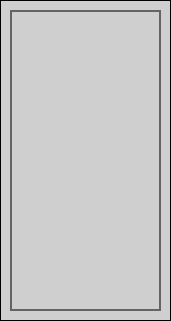
   <widget class="QFrame" name="frame_2">
    <property name="geometry">
     <rect>
      <x>670</x>
      <y>130</y>
      <width>171</width>
      <height>321</height>
     </rect>
    </property>
    <property name="styleSheet">
     <string notr="true">background-color: rgb(207, 207, 207);
border: 1px solid  black;</string>
    </property>
    <property name="frameShape">
     <enum>QFrame::StyledPanel</enum>
    </property>
    <property name="frameShadow">
     <enum>QFrame::Raised</enum>
    </property>
    <widget class="QFrame" name="frame_39">
     <property name="geometry">
      <rect>
       <x>120</x>
       <y>130</y>
       <width>31</width>
       <height>21</height>
      </rect>
     </property>
     <property name="styleSheet">
      <string notr="true">image: url(../imgs/circle.png);
border: none</string>
     </property>
     <property name="frameShape">
      <enum>QFrame::StyledPanel</enum>
     </property>
     <property name="frameShadow">
      <enum>QFrame::Raised</enum>
     </property>
     <widget class="QFrame" name="frame_40">
      <property name="geometry">
       <rect>
        <x>30</x>
        <y>10</y>
        <width>31</width>
        <height>21</height>
       </rect>
      </property>
      <property name="styleSheet">
       <string notr="true">image: url(../imgs/circle.png);
border: none</string>
      </property>
      <property name="frameShape">
       <enum>QFrame::StyledPanel</enum>
      </property>
      <property name="frameShadow">
       <enum>QFrame::Raised</enum>
      </property>
     </widget>
    </widget>
    <widget class="QFrame" name="frame_41">
     <property name="geometry">
      <rect>
       <x>70</x>
       <y>130</y>
       <width>31</width>
       <height>21</height>
      </rect>
     </property>
     <property name="styleSheet">
      <string notr="true">image: url(../imgs/circle.png);
border: none</string>
     </property>
     <property name="frameShape">
      <enum>QFrame::StyledPanel</enum>
     </property>
     <property name="frameShadow">
      <enum>QFrame::Raised</enum>
     </property>
     <widget class="QFrame" name="frame_42">
      <property name="geometry">
       <rect>
        <x>30</x>
        <y>10</y>
        <width>31</width>
        <height>21</height>
       </rect>
      </property>
      <property name="styleSheet">
       <string notr="true">image: url(../imgs/circle.png);
border: none</string>
      </property>
      <property name="frameShape">
       <enum>QFrame::StyledPanel</enum>
      </property>
      <property name="frameShadow">
       <enum>QFrame::Raised</enum>
      </property>
     </widget>
     <widget class="QFrame" name="frame_43">
      <property name="geometry">
       <rect>
        <x>0</x>
        <y>-40</y>
        <width>31</width>
        <height>21</height>
       </rect>
      </property>
      <property name="styleSheet">
       <string notr="true">image: url(../imgs/circle.png);
border: none</string>
      </property>
      <property name="frameShape">
       <enum>QFrame::StyledPanel</enum>
      </property>
      <property name="frameShadow">
       <enum>QFrame::Raised</enum>
      </property>
      <widget class="QFrame" name="frame_44">
       <property name="geometry">
        <rect>
         <x>30</x>
         <y>10</y>
         <width>31</width>
         <height>21</height>
        </rect>
       </property>
       <property name="styleSheet">
        <string notr="true">image: url(../imgs/circle.png);
border: none</string>
       </property>
       <property name="frameShape">
        <enum>QFrame::StyledPanel</enum>
       </property>
       <property name="frameShadow">
        <enum>QFrame::Raised</enum>
       </property>
      </widget>
     </widget>
     <widget class="QFrame" name="frame_45">
      <property name="geometry">
       <rect>
        <x>60</x>
        <y>-40</y>
        <width>31</width>
        <height>21</height>
       </rect>
      </property>
      <property name="styleSheet">
       <string notr="true">image: url(../imgs/circle.png);
border: none</string>
      </property>
      <property name="frameShape">
       <enum>QFrame::StyledPanel</enum>
      </property>
      <property name="frameShadow">
       <enum>QFrame::Raised</enum>
      </property>
      <widget class="QFrame" name="frame_46">
       <property name="geometry">
        <rect>
         <x>30</x>
         <y>10</y>
         <width>31</width>
         <height>21</height>
        </rect>
       </property>
       <property name="styleSheet">
        <string notr="true">image: url(../imgs/circle.png);
border: none</string>
       </property>
       <property name="frameShape">
        <enum>QFrame::StyledPanel</enum>
       </property>
       <property name="frameShadow">
        <enum>QFrame::Raised</enum>
       </property>
      </widget>
     </widget>
     <widget class="QFrame" name="frame_47">
      <property name="geometry">
       <rect>
        <x>-60</x>
        <y>-40</y>
        <width>31</width>
        <height>21</height>
       </rect>
      </property>
      <property name="styleSheet">
       <string notr="true">image: url(../imgs/circle.png);
border: none</string>
      </property>
      <property name="frameShape">
       <enum>QFrame::StyledPanel</enum>
      </property>
      <property name="frameShadow">
       <enum>QFrame::Raised</enum>
      </property>
      <widget class="QFrame" name="frame_48">
       <property name="geometry">
        <rect>
         <x>30</x>
         <y>10</y>
         <width>31</width>
         <height>21</height>
        </rect>
       </property>
       <property name="styleSheet">
        <string notr="true">image: url(../imgs/circle.png);
border: none</string>
       </property>
       <property name="frameShape">
        <enum>QFrame::StyledPanel</enum>
       </property>
       <property name="frameShadow">
        <enum>QFrame::Raised</enum>
       </property>
      </widget>
     </widget>
    </widget>
    <widget class="QFrame" name="frame_49">
     <property name="geometry">
      <rect>
       <x>20</x>
       <y>130</y>
       <width>31</width>
       <height>21</height>
      </rect>
     </property>
     <property name="styleSheet">
      <string notr="true">image: url(../imgs/circle.png);
border: none</string>
     </property>
     <property name="frameShape">
      <enum>QFrame::StyledPanel</enum>
     </property>
     <property name="frameShadow">
      <enum>QFrame::Raised</enum>
     </property>
     <widget class="QFrame" name="frame_50">
      <property name="geometry">
       <rect>
        <x>30</x>
        <y>10</y>
        <width>31</width>
        <height>21</height>
       </rect>
      </property>
      <property name="styleSheet">
       <string notr="true">image: url(../imgs/circle.png);
border: none</string>
      </property>
      <property name="frameShape">
       <enum>QFrame::StyledPanel</enum>
      </property>
      <property name="frameShadow">
       <enum>QFrame::Raised</enum>
      </property>
     </widget>
    </widget>
    <widget class="QFrame" name="frame_51">
     <property name="geometry">
      <rect>
       <x>70</x>
       <y>70</y>
       <width>31</width>
       <height>21</height>
      </rect>
     </property>
     <property name="styleSheet">
      <string notr="true">image: url(../imgs/circle.png);
border: none</string>
     </property>
     <property name="frameShape">
      <enum>QFrame::StyledPanel</enum>
     </property>
     <property name="frameShadow">
      <enum>QFrame::Raised</enum>
     </property>
     <widget class="QFrame" name="frame_52">
      <property name="geometry">
       <rect>
        <x>30</x>
        <y>10</y>
        <width>31</width>
        <height>21</height>
       </rect>
      </property>
      <property name="styleSheet">
       <string notr="true">image: url(../imgs/circle.png);
border: none</string>
      </property>
      <property name="frameShape">
       <enum>QFrame::StyledPanel</enum>
      </property>
      <property name="frameShadow">
       <enum>QFrame::Raised</enum>
      </property>
     </widget>
     <widget class="QFrame" name="frame_53">
      <property name="geometry">
       <rect>
        <x>0</x>
        <y>-40</y>
        <width>31</width>
        <height>21</height>
       </rect>
      </property>
      <property name="styleSheet">
       <string notr="true">image: url(../imgs/circle.png);
border: none</string>
      </property>
      <property name="frameShape">
       <enum>QFrame::StyledPanel</enum>
      </property>
      <property name="frameShadow">
       <enum>QFrame::Raised</enum>
      </property>
      <widget class="QFrame" name="frame_54">
       <property name="geometry">
        <rect>
         <x>30</x>
         <y>10</y>
         <width>31</width>
         <height>21</height>
        </rect>
       </property>
       <property name="styleSheet">
        <string notr="true">image: url(../imgs/circle.png);
border: none</string>
       </property>
       <property name="frameShape">
        <enum>QFrame::StyledPanel</enum>
       </property>
       <property name="frameShadow">
        <enum>QFrame::Raised</enum>
       </property>
      </widget>
     </widget>
     <widget class="QFrame" name="frame_55">
      <property name="geometry">
       <rect>
        <x>60</x>
        <y>-40</y>
        <width>31</width>
        <height>21</height>
       </rect>
      </property>
      <property name="styleSheet">
       <string notr="true">image: url(../imgs/circle.png);
border: none</string>
      </property>
      <property name="frameShape">
       <enum>QFrame::StyledPanel</enum>
      </property>
      <property name="frameShadow">
       <enum>QFrame::Raised</enum>
      </property>
      <widget class="QFrame" name="frame_56">
       <property name="geometry">
        <rect>
         <x>30</x>
         <y>10</y>
         <width>31</width>
         <height>21</height>
        </rect>
       </property>
       <property name="styleSheet">
        <string notr="true">image: url(../imgs/circle.png);
border: none</string>
       </property>
       <property name="frameShape">
        <enum>QFrame::StyledPanel</enum>
       </property>
       <property name="frameShadow">
        <enum>QFrame::Raised</enum>
       </property>
      </widget>
     </widget>
     <widget class="QFrame" name="frame_57">
      <property name="geometry">
       <rect>
        <x>-60</x>
        <y>-40</y>
        <width>31</width>
        <height>21</height>
       </rect>
      </property>
      <property name="styleSheet">
       <string notr="true">image: url(../imgs/circle.png);
border: none</string>
      </property>
      <property name="frameShape">
       <enum>QFrame::StyledPanel</enum>
      </property>
      <property name="frameShadow">
       <enum>QFrame::Raised</enum>
      </property>
      <widget class="QFrame" name="frame_58">
       <property name="geometry">
        <rect>
         <x>30</x>
         <y>10</y>
         <width>31</width>
         <height>21</height>
        </rect>
       </property>
       <property name="styleSheet">
        <string notr="true">image: url(../imgs/circle.png);
border: none</string>
       </property>
       <property name="frameShape">
        <enum>QFrame::StyledPanel</enum>
       </property>
       <property name="frameShadow">
        <enum>QFrame::Raised</enum>
       </property>
      </widget>
     </widget>
    </widget>
    <widget class="QFrame" name="frame_59">
     <property name="geometry">
      <rect>
       <x>120</x>
       <y>70</y>
       <width>31</width>
       <height>21</height>
      </rect>
     </property>
     <property name="styleSheet">
      <string notr="true">image: url(../imgs/circle.png);
border: none</string>
     </property>
     <property name="frameShape">
      <enum>QFrame::StyledPanel</enum>
     </property>
     <property name="frameShadow">
      <enum>QFrame::Raised</enum>
     </property>
     <widget class="QFrame" name="frame_60">
      <property name="geometry">
       <rect>
        <x>30</x>
        <y>10</y>
        <width>31</width>
        <height>21</height>
       </rect>
      </property>
      <property name="styleSheet">
       <string notr="true">image: url(../imgs/circle.png);
border: none</string>
      </property>
      <property name="frameShape">
       <enum>QFrame::StyledPanel</enum>
      </property>
      <property name="frameShadow">
       <enum>QFrame::Raised</enum>
      </property>
     </widget>
    </widget>
    <widget class="QFrame" name="frame_61">
     <property name="geometry">
      <rect>
       <x>20</x>
       <y>70</y>
       <width>31</width>
       <height>21</height>
      </rect>
     </property>
     <property name="styleSheet">
      <string notr="true">image: url(../imgs/circle.png);
border: none</string>
     </property>
     <property name="frameShape">
      <enum>QFrame::StyledPanel</enum>
     </property>
     <property name="frameShadow">
      <enum>QFrame::Raised</enum>
     </property>
     <widget class="QFrame" name="frame_62">
      <property name="geometry">
       <rect>
        <x>30</x>
        <y>10</y>
        <width>31</width>
        <height>21</height>
       </rect>
      </property>
      <property name="styleSheet">
       <string notr="true">image: url(../imgs/circle.png);
border: none</string>
      </property>
      <property name="frameShape">
       <enum>QFrame::StyledPanel</enum>
      </property>
      <property name="frameShadow">
       <enum>QFrame::Raised</enum>
      </property>
     </widget>
    </widget>
    <widget class="QFrame" name="frame_63">
     <property name="geometry">
      <rect>
       <x>120</x>
       <y>20</y>
       <width>31</width>
       <height>21</height>
      </rect>
     </property>
     <property name="styleSheet">
      <string notr="true">image: url(../imgs/circle.png);
border: none</string>
     </property>
     <property name="frameShape">
      <enum>QFrame::StyledPanel</enum>
     </property>
     <property name="frameShadow">
      <enum>QFrame::Raised</enum>
     </property>
     <widget class="QFrame" name="frame_64">
      <property name="geometry">
       <rect>
        <x>30</x>
        <y>10</y>
        <width>31</width>
        <height>21</height>
       </rect>
      </property>
      <property name="styleSheet">
       <string notr="true">image: url(../imgs/circle.png);
border: none</string>
      </property>
      <property name="frameShape">
       <enum>QFrame::StyledPanel</enum>
      </property>
      <property name="frameShadow">
       <enum>QFrame::Raised</enum>
      </property>
     </widget>
    </widget>
    <widget class="QFrame" name="frame_65">
     <property name="geometry">
      <rect>
       <x>70</x>
       <y>20</y>
       <width>31</width>
       <height>21</height>
      </rect>
     </property>
     <property name="styleSheet">
      <string notr="true">image: url(../imgs/circle.png);
border: none</string>
     </property>
     <property name="frameShape">
      <enum>QFrame::StyledPanel</enum>
     </property>
     <property name="frameShadow">
      <enum>QFrame::Raised</enum>
     </property>
     <widget class="QFrame" name="frame_66">
      <property name="geometry">
       <rect>
        <x>30</x>
        <y>10</y>
        <width>31</width>
        <height>21</height>
       </rect>
      </property>
      <property name="styleSheet">
       <string notr="true">image: url(../imgs/circle.png);
border: none</string>
      </property>
      <property name="frameShape">
       <enum>QFrame::StyledPanel</enum>
      </property>
      <property name="frameShadow">
       <enum>QFrame::Raised</enum>
      </property>
     </widget>
     <widget class="QFrame" name="frame_67">
      <property name="geometry">
       <rect>
        <x>0</x>
        <y>-40</y>
        <width>31</width>
        <height>21</height>
       </rect>
      </property>
      <property name="styleSheet">
       <string notr="true">image: url(../imgs/circle.png);
border: none</string>
      </property>
      <property name="frameShape">
       <enum>QFrame::StyledPanel</enum>
      </property>
      <property name="frameShadow">
       <enum>QFrame::Raised</enum>
      </property>
      <widget class="QFrame" name="frame_68">
       <property name="geometry">
        <rect>
         <x>30</x>
         <y>10</y>
         <width>31</width>
         <height>21</height>
        </rect>
       </property>
       <property name="styleSheet">
        <string notr="true">image: url(../imgs/circle.png);
border: none</string>
       </property>
       <property name="frameShape">
        <enum>QFrame::StyledPanel</enum>
       </property>
       <property name="frameShadow">
        <enum>QFrame::Raised</enum>
       </property>
      </widget>
     </widget>
     <widget class="QFrame" name="frame_69">
      <property name="geometry">
       <rect>
        <x>60</x>
        <y>-40</y>
        <width>31</width>
        <height>21</height>
       </rect>
      </property>
      <property name="styleSheet">
       <string notr="true">image: url(../imgs/circle.png);
border: none</string>
      </property>
      <property name="frameShape">
       <enum>QFrame::StyledPanel</enum>
      </property>
      <property name="frameShadow">
       <enum>QFrame::Raised</enum>
      </property>
      <widget class="QFrame" name="frame_70">
       <property name="geometry">
        <rect>
         <x>30</x>
         <y>10</y>
         <width>31</width>
         <height>21</height>
        </rect>
       </property>
       <property name="styleSheet">
        <string notr="true">image: url(../imgs/circle.png);
border: none</string>
       </property>
       <property name="frameShape">
        <enum>QFrame::StyledPanel</enum>
       </property>
       <property name="frameShadow">
        <enum>QFrame::Raised</enum>
       </property>
      </widget>
     </widget>
     <widget class="QFrame" name="frame_71">
      <property name="geometry">
       <rect>
        <x>-60</x>
        <y>-40</y>
        <width>31</width>
        <height>21</height>
       </rect>
      </property>
      <property name="styleSheet">
       <string notr="true">image: url(../imgs/circle.png);
border: none</string>
      </property>
      <property name="frameShape">
       <enum>QFrame::StyledPanel</enum>
      </property>
      <property name="frameShadow">
       <enum>QFrame::Raised</enum>
      </property>
      <widget class="QFrame" name="frame_72">
       <property name="geometry">
        <rect>
         <x>30</x>
         <y>10</y>
         <width>31</width>
         <height>21</height>
        </rect>
       </property>
       <property name="styleSheet">
        <string notr="true">image: url(../imgs/circle.png);
border: none</string>
       </property>
       <property name="frameShape">
        <enum>QFrame::StyledPanel</enum>
       </property>
       <property name="frameShadow">
        <enum>QFrame::Raised</enum>
       </property>
      </widget>
     </widget>
    </widget>
    <widget class="QFrame" name="frame_73">
     <property name="geometry">
      <rect>
       <x>20</x>
       <y>20</y>
       <width>31</width>
       <height>21</height>
      </rect>
     </property>
     <property name="styleSheet">
      <string notr="true">image: url(../imgs/circle.png);
border: none</string>
     </property>
     <property name="frameShape">
      <enum>QFrame::StyledPanel</enum>
     </property>
     <property name="frameShadow">
      <enum>QFrame::Raised</enum>
     </property>
     <widget class="QFrame" name="frame_74">
      <property name="geometry">
       <rect>
        <x>30</x>
        <y>10</y>
        <width>31</width>
        <height>21</height>
       </rect>
      </property>
      <property name="styleSheet">
       <string notr="true">image: url(../imgs/circle.png);
border: none</string>
      </property>
      <property name="frameShape">
       <enum>QFrame::StyledPanel</enum>
      </property>
      <property name="frameShadow">
       <enum>QFrame::Raised</enum>
      </property>
     </widget>
    </widget>
    <widget class="QFrame" name="frame_76">
     <property name="geometry">
      <rect>
       <x>10</x>
       <y>10</y>
       <width>151</width>
       <height>301</height>
      </rect>
     </property>
     <property name="styleSheet">
      <string notr="true">border: 2px solid rgb(100, 100, 100);
background-color: none;</string>
     </property>
     <property name="frameShape">
      <enum>QFrame::StyledPanel</enum>
     </property>
     <property name="frameShadow">
      <enum>QFrame::Raised</enum>
     </property>
    </widget>
    <zorder>frame_76</zorder>
    <zorder>frame_39</zorder>
    <zorder>frame_41</zorder>
    <zorder>frame_49</zorder>
    <zorder>frame_51</zorder>
    <zorder>frame_59</zorder>
    <zorder>frame_61</zorder>
    <zorder>frame_63</zorder>
    <zorder>frame_65</zorder>
    <zorder>frame_73</zorder>
   </widget>
